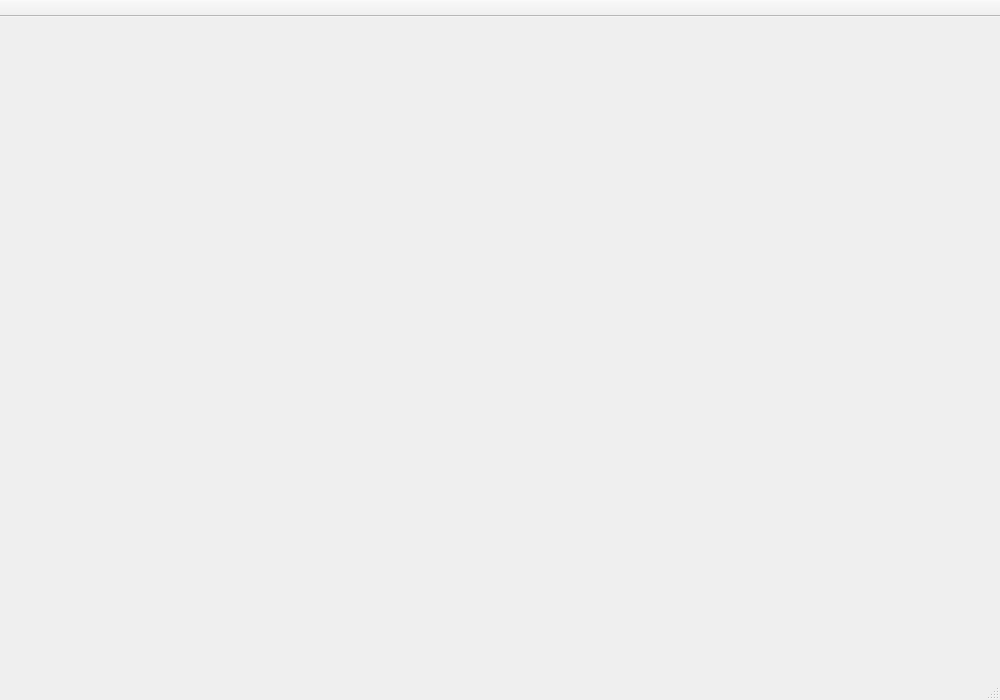
<?xml version="1.0" encoding="UTF-8"?>
<ui version="4.0">
 <class>MainWindow</class>
 <widget class="QMainWindow" name="MainWindow">
  <property name="geometry">
   <rect>
    <x>0</x>
    <y>0</y>
    <width>1000</width>
    <height>700</height>
   </rect>
  </property>
  <property name="windowTitle">
   <string>MainWindow</string>
  </property>
  <widget class="QWidget" name="centralWidget"/>
  <widget class="QMenuBar" name="menuBar">
   <property name="geometry">
    <rect>
     <x>0</x>
     <y>0</y>
     <width>1000</width>
     <height>24</height>
    </rect>
   </property>
  </widget>
  <widget class="QToolBar" name="mainToolBar">
   <property name="movable">
    <bool>false</bool>
   </property>
   <attribute name="toolBarArea">
    <enum>TopToolBarArea</enum>
   </attribute>
   <attribute name="toolBarBreak">
    <bool>false</bool>
   </attribute>
  </widget>
  <widget class="QStatusBar" name="statusBar"/>
 </widget>
 <layoutdefault spacing="6" margin="11"/>
 <resources/>
 <connections/>
</ui>
